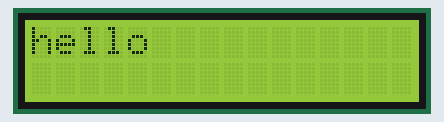
The sketch below on a simulated Arduino Uno, built with avr-gcc and run on an emulated ATmega328P. On the bench: 16×2 character LCD.

Above: at 0.1 s.

The sketch:

5th_LCD.ino
```cpp
#include<Wire.h>
#include <LiquidCrystal_I2C.h>
LiquidCrystal_I2C lcd (0x27,16,2);
void setup()
{
  lcd.init ();
  lcd.backlight ();
}
void loop()
{
  lcd.setCursor (0,0);
  lcd.print("hello");
  delay(5000);
  lcd.clear();
}
//connection
//ard 5v to vcc
//sda to ard a4
//scc to ard a5
//gnd to gnd
```
